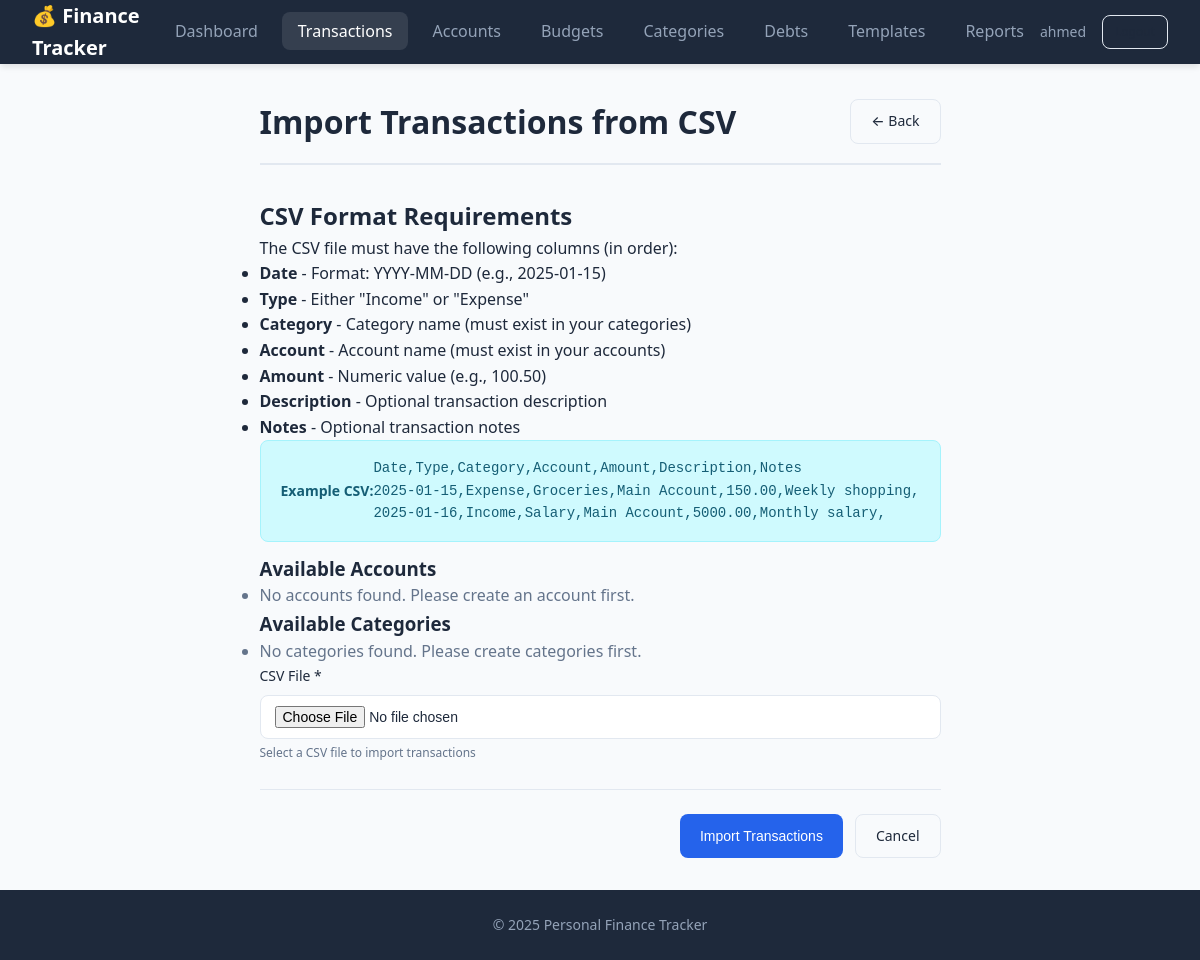
Before: /transactions/import (signed in) with the older database file.
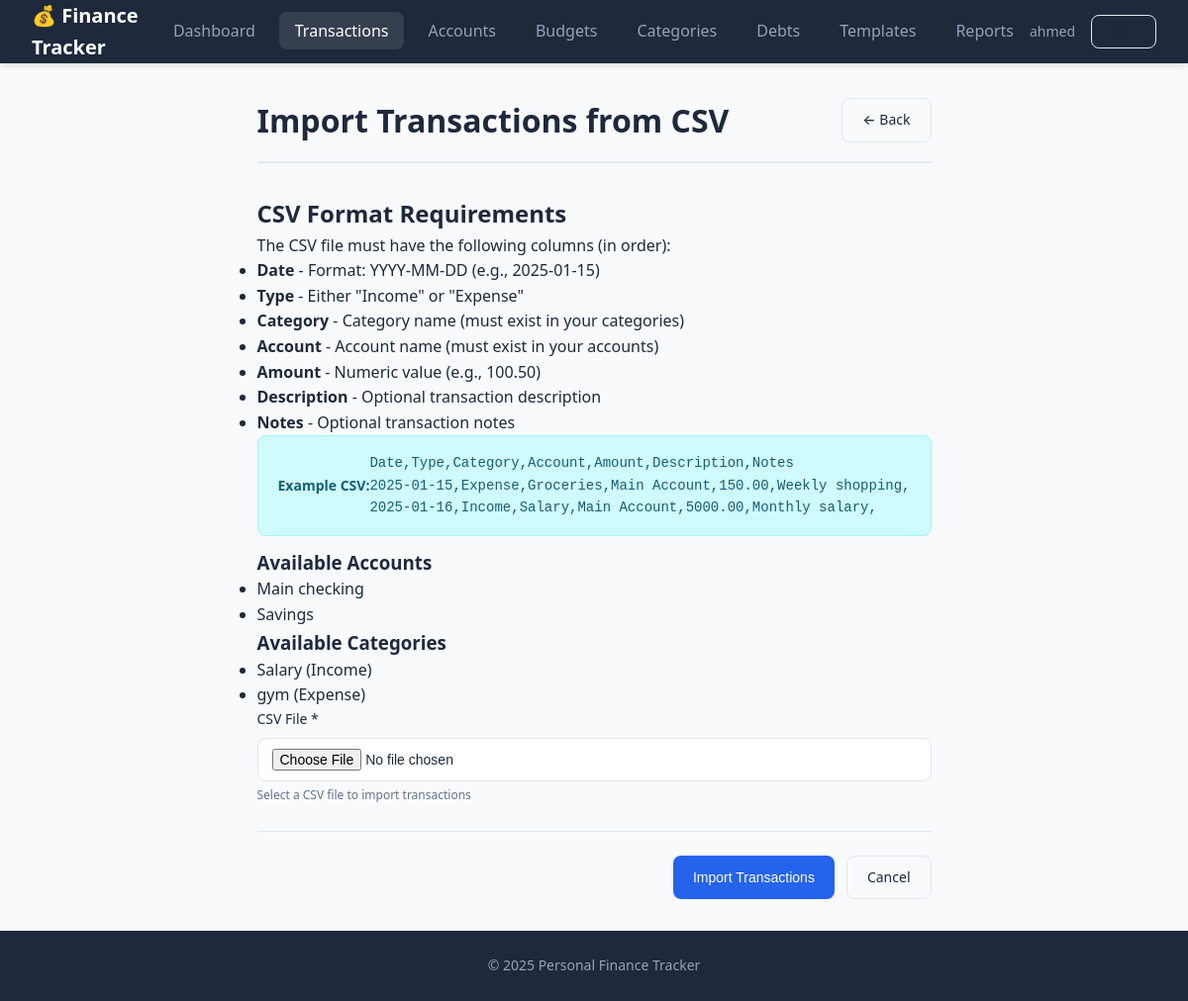
After: the same page with the newer database file.
### src/app/models/finance_models.py (models this page shows, shortened)
class Account(db.Model):
    __tablename__ = 'account'
    id: Mapped[int] = mapped_column(Integer, primary_key=True, autoincrement=True)
    user_id: Mapped[int] = mapped_column(
        Integer, ForeignKey('user.id', ondelete='CASCADE'), nullable=False
    )
    name: Mapped[str] = mapped_column(String(100), nullable=False)
    account_type: Mapped[Optional[str]] = mapped_column(String(50))
    initial_balance: Mapped[Decimal] = mapped_column(
        DECIMAL(10, 2), default=Decimal('0.00')
    )
    current_balance: Mapped[Decimal] = mapped_column(
        DECIMAL(10, 2), default=Decimal('0.00')
    )
    currency: Mapped[str] = mapped_column(String(10), default='EGP')
    created_at: Mapped[datetime] = mapped_column(DateTime, default=datetime.utcnow)
    user: Mapped["User"] = relationship("User", back_populates="accounts")
    transactions: Mapped[List["Transaction"]] = relationship(
        "Transaction", back_populates="account", cascade="all, delete-orphan"
    )
    transaction_templates: Mapped[List["TransactionTemplate"]] = relationship(
        "TransactionTemplate", back_populates="account"
    )

class Category(db.Model):
    __tablename__ = 'category'
    id: Mapped[int] = mapped_column(Integer, primary_key=True, autoincrement=True)
    user_id: Mapped[int] = mapped_column(
        Integer, ForeignKey('user.id', ondelete='CASCADE'), nullable=False
    )
    name: Mapped[str] = mapped_column(String(100), nullable=False)
    category_type: Mapped[str] = mapped_column(String(10), nullable=False)
    color: Mapped[Optional[str]] = mapped_column(String(7))
    max_single_amount: Mapped[Optional[Decimal]] = mapped_column(DECIMAL(10, 2))
    user: Mapped["User"] = relationship("User", back_populates="categories")
    transactions: Mapped[List["Transaction"]] = relationship(
        "Transaction", back_populates="category", cascade="all, delete-orphan"
    )
    budgets: Mapped[List["Budget"]] = relationship(
        "Budget", back_populates="category", cascade="all, delete-orphan"
    )
    transaction_templates: Mapped[List["TransactionTemplate"]] = relationship(
        "TransactionTemplate", back_populates="category"
    )

### src/app/controllers/transaction_routes.py (the view, shortened to what this page needs)
@transaction_bp.route('/transactions/import', methods=['GET', 'POST'])
@login_required
def import_transactions():
    if request.method == 'GET':
        accounts = AccountRepository.get_all_by_user(current_user.id)
        categories = CategoryRepository.get_all_by_user(current_user.id)
        return render_template(
            'import_transactions.html',
            accounts=accounts,
            categories=categories
        )

### src/app/__init__.py (called while the page is built)
def _init_extensions(app: Flask) -> None:
    database.init_app(app)
    bcrypt.init_app(app)
    login_manager.init_app(app)
    @login_manager.user_loader
    def load_user(user_id: str):
        from .models import User
        return User.query.get(int(user_id))

### src/app/repositories/account_repository.py (called while the page is built)
    @staticmethod
    def get_all_by_user(user_id: int) -> List[Account]:
        return Account.query.filter_by(user_id=user_id).all()

### src/app/repositories/category_repository.py (called while the page is built)
    @staticmethod
    def get_all_by_user(user_id: int) -> List[Category]:
        return Category.query.filter_by(user_id=user_id).all()

### src/app/templates/import_transactions.html (shortened to what this page needs)
{% extends "base.html" %}
{% block content %}
<div class="page-header">
    <h1>Import Transactions from CSV</h1>
    <a href="{{ url_for('transaction.transactions') }}" class="btn btn-outline">← Back</a>
</div>
<div class="form-card">
    <h2>CSV Format Requirements</h2>
    <p>The CSV file must have the following columns (in order):</p>
    <ul>
        <li><strong>Date</strong> - Format: YYYY-MM-DD (e.g., 2025-01-15)</li>
        <li><strong>Type</strong> - Either "Income" or "Expense"</li>
        <li><strong>Category</strong> - Category name (must exist in your categories)</li>
        <li><strong>Account</strong> - Account name (must exist in your accounts)</li>
        <li><strong>Amount</strong> - Numeric value (e.g., 100.50)</li>
        <li><strong>Description</strong> - Optional transaction description</li>
        <li><strong>Notes</strong> - Optional transaction notes</li>
    </ul>
    <div class="alert alert-info">
        <strong>Example CSV:</strong><br>
        <code>
            Date,Type,Category,Account,Amount,Description,Notes<br>
            2025-01-15,Expense,Groceries,Main Account,150.00,Weekly shopping,<br>
            2025-01-16,Income,Salary,Main Account,5000.00,Monthly salary,<br>
        </code>
    </div>
    <h3>Available Accounts</h3>
    <ul>
        {% for account in accounts %}
        <li>{{ account.name }}</li>
        {% else %}
        <li class="text-muted">No accounts found. Please create an account first.</li>
        {% endfor %}
    </ul>
    <h3>Available Categories</h3>
    <ul>
        {% for category in categories %}
        <li>{{ category.name }} ({{ category.category_type }})</li>
        {% else %}
        <li class="text-muted">No categories found. Please create categories first.</li>
        {% endfor %}
    </ul>
</div>
<form method="POST" enctype="multipart/form-data" class="form-card">
    <div class="form-group">
        <label class="form-label">CSV File *</label>
        <input type="file" name="csv_file" accept=".csv" class="form-control" required>
        <small class="form-text">Select a CSV file to import transactions</small>
    </div>
    <div class="form-actions">
        <button type="submit" class="btn btn-primary">Import Transactions</button>
        <a href="{{ url_for('transaction.transactions') }}" class="btn btn-outline">Cancel</a>
    </div>
</form>
{% endblock %}

Changed rows visible on the page:
added Account: name "Main checking"
added Account: name "Savings"
added Category: name "Salary", category_type "Income"
added Category: name "gym", category_type "Expense"
Other visible differences:
text no longer shown: "No accounts found. Please create an account first. No categories found. Please create categories first."
